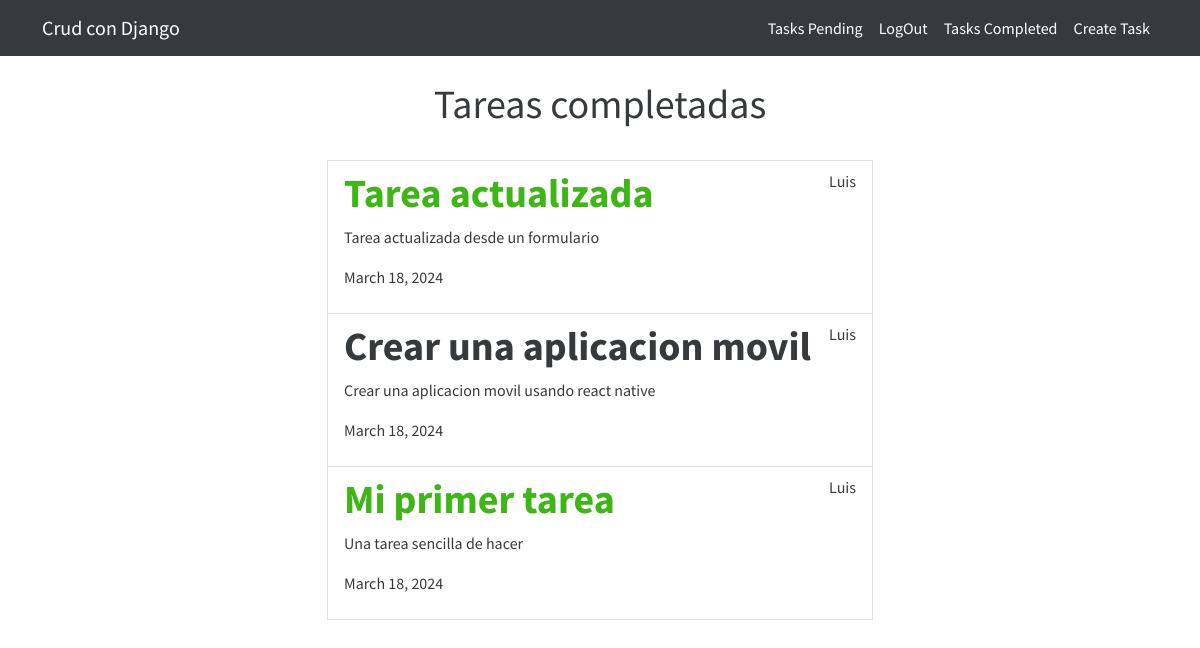
The app's page /tasks/completed (signed in) with its own data.
### tasks/models.py (models this page shows, shortened)
class Tasks(models.Model):
    title = models.CharField(max_length=100)
    description = models.TextField(blank=True)
    created_at = models.DateTimeField(auto_now_add=True)
    datecompleted = models.DateTimeField(null=True,blank=True)
    important = models.BooleanField(default=False)
    user = models.ForeignKey(User, on_delete=models.CASCADE)

### tasks/views.py (the view)
# urls.py: path('tasks/completed', views.completed_tasks, name="tasks_completed"),
@login_required
def completed_tasks(request):
    tasks = Tasks.objects.filter(user=request.user,datecompleted__isnull=False).order_by('-datecompleted')
    return render(request,'tasks.html',{"tasks":tasks,"title":"Tareas completadas"})

### tasks/templates/tasks.html (shortened to what this page needs)
{% extends "index.html" %}
{% block body %}
    <main class="container">
        <div class="row">
            <div class="col-md-6 offset-md-3">
                <h1 class="text-center py-4">{{title}}</h1>
                <ul class="list-group">
                {% for task in tasks %}
                    <a class="list-group-item"  href="{% url 'task-detail' task.id %}" >
                        <header class="d-flex justify-content-between">
                            {% if task.important %}
                                <h1 class="fw-bold text-success">{{task.title}}</h1>
                            {% else %}
                                <h1 class="fw-bold">{{task.title}}</h1>
                            {% endif %}
                            <p>{{task.user.username}}</p>
                        </header>
                        <p>{{task.description}}</p>
                        <p>{{task.datecompleted|date}}</p>
                {% endfor %}
                </ul>
            </div>
        </div>
    </main>
{% endblock%}

### tasks/templates/index.html (shortened to what this page needs)
<!DOCTYPE html>
<html lang="en">
<head>
    <link rel="stylesheet" href="https://bootswatch.com/5/cosmo/bootstrap.min.css">
</head>
<body>
    <nav class="navbar navbar-expand-lg navbar-dark bg-secondary">
        <div class="container">
          <a class="navbar-brand" href="/">Crud con Django</a>
          <div class="collapse navbar-collapse" id="navbarNav">
            <ul class="navbar-nav ms-auto">
              <li class="nav-item"><a href="/tasks" class="nav-link active">Tasks Pending</a></li>
              {% if user.is_authenticated %}
                  <li class="nav-item"><a href="/logout" class="nav-link active">LogOut</a></li>
                  <li class="nav-item"><a href="/tasks/completed" class="nav-link active">Tasks Completed</a></li>
                  <li class="nav-item"><a href="/tasks/create" class="nav-link active">Create Task</a></li>
              {% else %}
                  <li class="nav-item"><a href="/singup" class="nav-link active">Singup</a></li>
                  <li class="nav-item"><a href="/signin" class="nav-link active">Signin</a></li>
              {% endif %}
            </ul>
          </div>
        </div>
      </nav>
    {%  block body %}{% endblock %}
</body>
</html>

### records on screen
Tasks: title "Tarea actualizada", user.username "Luis", description "Tarea actualizada desde un formulario", datecompleted "March 18, 2024"
Tasks: title "Crear una aplicacion movil", user.username "Luis", description "Crear una aplicacion movil usando react native", datecompleted "March 18, 2024"
Tasks: title "Mi primer tarea", user.username "Luis", description "Una tarea sencilla de hacer", datecompleted "March 18, 2024"

### other values on screen
{{ title }} "Tareas completadas"
